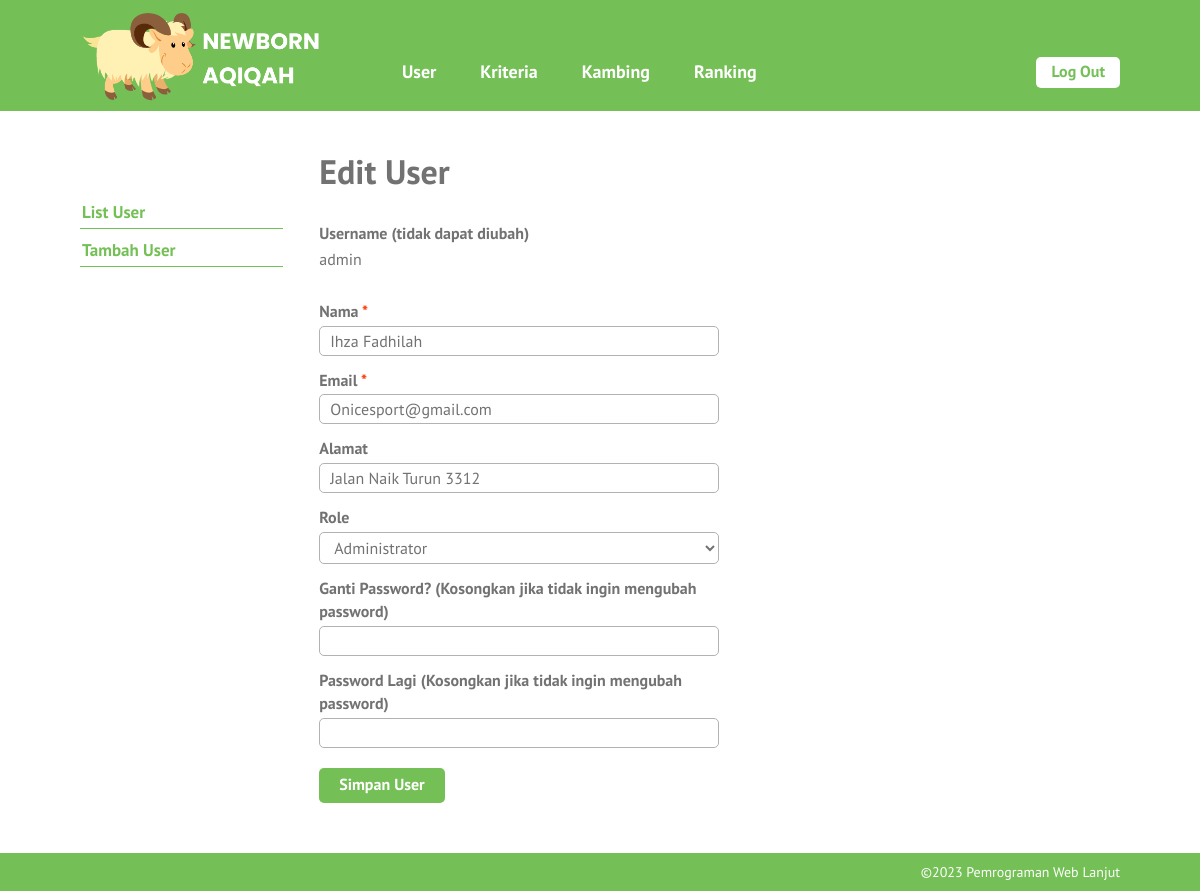
Page /edit-user.php?id=1 (signed in) on the committed database.
### tables this page shows
CREATE TABLE `user` (
  `id_user` int(5) NOT NULL,
  `username` varchar(16) NOT NULL,
  `password` varchar(50) NOT NULL,
  `nama` varchar(70) NOT NULL,
  `email` varchar(50) DEFAULT NULL,
  `alamat` varchar(100) DEFAULT NULL,
  `role` char(1) NOT NULL
);

### edit-user.php (the view, shortened to what this page needs)
<?php require_once('includes/init.php'); ?>
<?php cek_login($role = array(1)); ?>
<?php
$sukses = false;
$ada_error = false;
$result = '';
$id_user = (isset($_GET['id'])) ? trim($_GET['id']) : '';
if(!$id_user) {
	$ada_error = 'Maaf, data tidak dapat diproses.';
} else {
	$query = $pdo->prepare('SELECT id_user, username, nama, email, alamat, role FROM user WHERE user.id_user = :id_user');
	$query->execute(array('id_user' => $id_user));
	$result = $query->fetch();
	$nama = (isset($result['nama'])) ? trim($result['nama']) : '';
	$email = (isset($result['email'])) ? trim($result['email']) : '';
	$alamat = (isset($result['alamat'])) ? trim($result['alamat']) : '';
	$role = (isset($result['role'])) ? trim($result['role']) : '';
}
?>
<?php
require_once('template-parts/header.php');
?>
	<div class="main-content-row">
	<div class="container clearfix">
		<?php include_once('template-parts/sidebar-user.php'); ?>
		<div class="main-content the-content">
			<h1>Edit User</h1>
			<?php if($sukses): ?>
				<div class="msg-box">
					<p>Data berhasil disimpan</p>
				</div>
			<?php elseif($ada_error): ?>
				<p><?php echo $ada_error; ?></p>
			<?php else: ?>
				<form action="edit-user.php?id=<?php echo $id_user; ?>" method="post">
					<div class="field-wrap clearfix">
						<label>Username (tidak dapat diubah)</label>
						<p><?php echo $result['username']; ?></p>
					</div>
					<div class="field-wrap clearfix">
						<label>Nama <span class="red">*</span></label>
						<input type="text" name="nama" value="<?php echo $nama; ?>">
					</div>
					<div class="field-wrap clearfix">
						<label>Email <span class="red">*</span></label>
						<input type="email" name="email" value="<?php echo $email; ?>">
					</div>
					<div class="field-wrap clearfix">
						<label>Alamat</label>
						<input type="text" name="alamat" value="<?php echo $alamat; ?>">
					</div>
					<div class="field-wrap clearfix">
						<label>Role</label>
						<select name="role">
							<option value="1" <?php selected($role, 1); ?>>Administrator</option>
						</select>
					</div>
					<div class="field-wrap clearfix">
						<label>Ganti Password? (Kosongkan jika tidak ingin mengubah password)</label>
						<input type="password" name="password">
					</div>
					<div class="field-wrap clearfix">
						<label>Password Lagi (Kosongkan jika tidak ingin mengubah password)</label>
						<input type="password" name="password2">
					</div>
					<div class="field-wrap clearfix">
						<button type="submit" name="submit" value="submit" class="button">Simpan User</button>
					</div>
				</form>
			<?php endif; ?>
		</div>
	</div>
	</div>
<?php
require_once('template-parts/footer.php');

### stylesheets/style.css (style rules this page uses)
html,body,div,span,applet,object,iframe,h1,h2,h3,h4,h5,h6,p,blockquote,pre,a,abbr,acronym,address,big,cite,code,del,dfn,em,img,ins,kbd,q,s,samp,small,strike,strong,sub,sup,tt,var,b,u,i,center,dl,dt,dd,ol,ul,li,fieldset,form,label,legend,table,caption,tbody,tfoot,thead,tr,th,td,article,aside,canvas,details,embed,figure,figcaption,footer,header,hgroup,menu,nav,output,ruby,section,summary,time,mark,audio,video { margin:0;padding:0;border:0;font-size:100%;vertical-align:baseline }
body { line-height:1 }
*,*:before,*:after { -moz-box-sizing:border-box;-webkit-box-sizing:border-box;box-sizing:border-box }
.clearfix:before,.clearfix:after { content:" ";display:table }
.clear,.clearfix:after { clear:both }
.container { max-width:1100px;margin:0 auto;position:relative;padding:0 30px }
body { background:#74c056;font-family:"PT Sans",sans-serif;color:#727272;font-size:14px;line-height:1.3;font-weight:500 }
textarea,input[type="text"],input[type="email"],input[type="date"],input[type="tel"],input[type="search"],input[type="number"],select,input[type="password"] { background:#fff;border:1px solid #b2b2b2;width:100%;font-family:inherit;font-weight:inherit;font-size:16px;padding:4px 10px;vertical-align:top;margin:0;color:#727272;border-radius:5px }
h1,h2,h3,h4,h5,h6 { font-weight:300 }
.the-content { font-size:16px;line-height:1.42857 }
.the-content h1,.the-content h2,.the-content h3,.the-content h4,.the-content h5,.the-content h6 { font-weight:700 }
.the-content h1 { font-size:34px;margin:0.8em 0 0.8em;padding:0;line-height:1.2 }
.the-content blockquote,.the-content table,.the-content p,.the-content ul,.the-content ol,.the-content dd,.the-content pre,.the-content iframe,.the-content .flxmap-container,.the-content hr { margin-bottom:1em }
.the-content>h1:first-child,.the-content>h3:first-child,.the-content>h2:first-child { margin-top:0 }
button,a { -webkit-transition:all .2s ease;-moz-transition:all .2s ease;-o-transition:all .2s ease;transition:all 0.2s ease }
span.red,a.red,.the-content span.red,.the-content a.red { color:#ff3600 }
.the-content .button,.button { background:#74c056;color:#fff;display:inline-block;font-size:16px;font-weight:700;line-height:1.2;border:0;font-family:inherit;padding:7px 20px 9px;cursor:pointer;border-radius:5px }
.main-content { float:right;width:77%;padding:40px 0 }
.field-wrap { max-width:400px;padding-bottom:10px }
.field-wrap label { display:block;font-weight:700;padding:3px 0 }
.field-wrap .button { margin-top:10px }

### rows in the picture
user: username "admin", nama "Ihza Fadhilah", email "Onicesport@gmail.com", alamat "Jalan Naik Turun 3312", role "Administrator"
